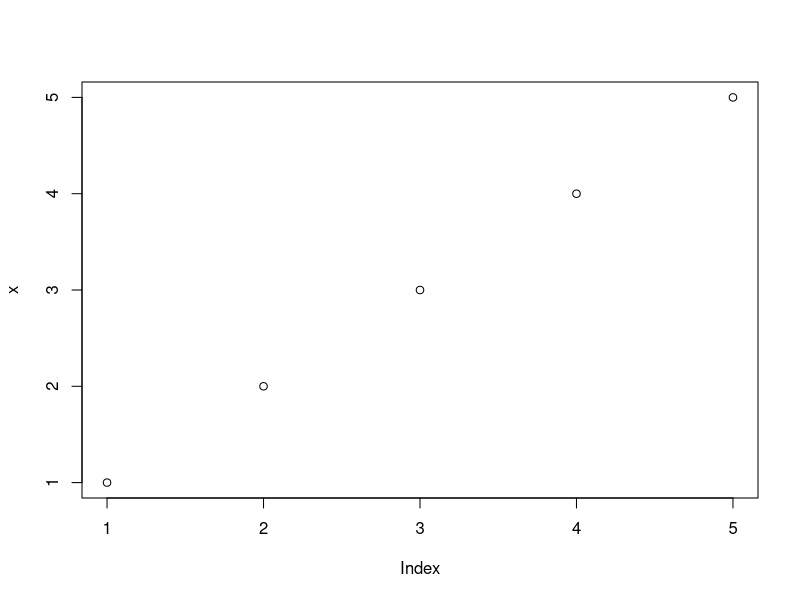

R code for this plot:
## ---- chunk 1
library(tidyverse)
## ---- chunk 2
#input R code here. Examples:
#define R list
x = c(1,2,3,4,5)
#make plot
plot(x)
## ---- chunk 3
#again, we can input our R code here.
## ---- chunk 4
sessionInfo()
